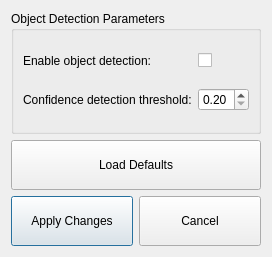
<?xml version="1.0" encoding="UTF-8"?>
<ui version="4.0">
 <class>Dialog</class>
 <widget class="QDialog" name="Dialog">
  <property name="geometry">
   <rect>
    <x>0</x>
    <y>0</y>
    <width>255</width>
    <height>257</height>
   </rect>
  </property>
  <property name="windowTitle">
   <string>Dialog</string>
  </property>
  <layout class="QGridLayout" name="gridLayout_2">
   <item row="0" column="0">
    <layout class="QGridLayout" name="gridLayout">
     <item row="0" column="0" colspan="2">
      <widget class="QGroupBox" name="groupBox_5">
       <property name="title">
        <string>Object Detection Parameters</string>
       </property>
       <layout class="QGridLayout" name="gridLayout_5">
        <item row="2" column="0">
         <widget class="QLabel" name="ConfidenceThresholdLabel">
          <property name="text">
           <string>Confidence detection threshold:</string>
          </property>
         </widget>
        </item>
        <item row="0" column="0">
         <widget class="QLabel" name="EnableObjectDetectionLabel">
          <property name="text">
           <string>Enable object detection: </string>
          </property>
         </widget>
        </item>
        <item row="0" column="1">
         <spacer name="horizontalSpacer_5">
          <property name="orientation">
           <enum>Qt::Horizontal</enum>
          </property>
          <property name="sizeHint" stdset="0">
           <size>
            <width>40</width>
            <height>20</height>
           </size>
          </property>
         </spacer>
        </item>
        <item row="0" column="2">
         <widget class="QCheckBox" name="EnableObjectDetectionCheckBox">
          <property name="text">
           <string/>
          </property>
         </widget>
        </item>
        <item row="2" column="2">
         <widget class="QDoubleSpinBox" name="ConfidenceThresholdSpinBox">
          <property name="minimum">
           <double>0.200000000000000</double>
          </property>
          <property name="maximum">
           <double>1.000000000000000</double>
          </property>
          <property name="singleStep">
           <double>0.050000000000000</double>
          </property>
         </widget>
        </item>
       </layout>
      </widget>
     </item>
     <item row="2" column="0">
      <widget class="QPushButton" name="applyChangesBtn">
       <property name="sizePolicy">
        <sizepolicy hsizetype="Minimum" vsizetype="Fixed">
         <horstretch>0</horstretch>
         <verstretch>0</verstretch>
        </sizepolicy>
       </property>
       <property name="minimumSize">
        <size>
         <width>0</width>
         <height>50</height>
        </size>
       </property>
       <property name="text">
        <string>Apply Changes</string>
       </property>
       <property name="autoDefault">
        <bool>true</bool>
       </property>
       <property name="flat">
        <bool>false</bool>
       </property>
      </widget>
     </item>
     <item row="2" column="1">
      <widget class="QPushButton" name="cancelBtn">
       <property name="sizePolicy">
        <sizepolicy hsizetype="Minimum" vsizetype="Fixed">
         <horstretch>0</horstretch>
         <verstretch>0</verstretch>
        </sizepolicy>
       </property>
       <property name="minimumSize">
        <size>
         <width>0</width>
         <height>50</height>
        </size>
       </property>
       <property name="text">
        <string>Cancel</string>
       </property>
      </widget>
     </item>
     <item row="1" column="0" colspan="2">
      <widget class="QPushButton" name="loadDefaultBtn">
       <property name="minimumSize">
        <size>
         <width>0</width>
         <height>50</height>
        </size>
       </property>
       <property name="text">
        <string>Load Defaults</string>
       </property>
      </widget>
     </item>
    </layout>
   </item>
  </layout>
 </widget>
 <resources/>
 <connections/>
</ui>
